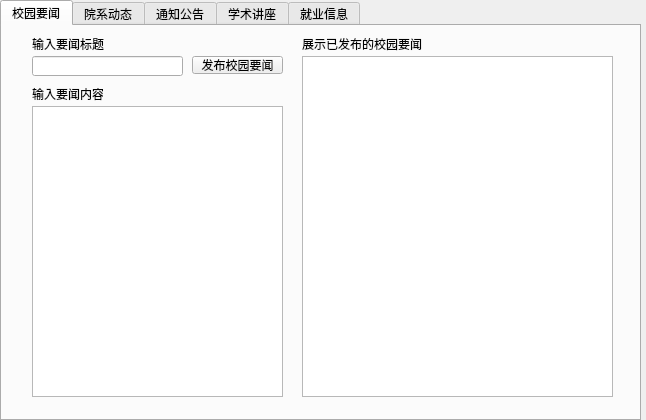
<?xml version="1.0" encoding="UTF-8"?>
<ui version="4.0">
 <class>CampusInfoWidget</class>
 <widget class="QWidget" name="CampusInfoWidget">
  <property name="geometry">
   <rect>
    <x>0</x>
    <y>0</y>
    <width>646</width>
    <height>420</height>
   </rect>
  </property>
  <property name="windowTitle">
   <string>Form</string>
  </property>
  <widget class="QTabWidget" name="tabWidget">
   <property name="geometry">
    <rect>
     <x>0</x>
     <y>0</y>
     <width>641</width>
     <height>421</height>
    </rect>
   </property>
   <property name="currentIndex">
    <number>0</number>
   </property>
   <widget class="QWidget" name="tabCampusNews">
    <attribute name="title">
     <string>校园要闻</string>
    </attribute>
    <widget class="QLineEdit" name="leCampusNewsTitle">
     <property name="geometry">
      <rect>
       <x>30</x>
       <y>30</y>
       <width>151</width>
       <height>20</height>
      </rect>
     </property>
    </widget>
    <widget class="QLabel" name="label">
     <property name="geometry">
      <rect>
       <x>30</x>
       <y>10</y>
       <width>81</width>
       <height>16</height>
      </rect>
     </property>
     <property name="text">
      <string>输入要闻标题</string>
     </property>
    </widget>
    <widget class="QTextEdit" name="teCampusNewsContent">
     <property name="geometry">
      <rect>
       <x>30</x>
       <y>80</y>
       <width>251</width>
       <height>291</height>
      </rect>
     </property>
    </widget>
    <widget class="QLabel" name="label_2">
     <property name="geometry">
      <rect>
       <x>30</x>
       <y>60</y>
       <width>71</width>
       <height>16</height>
      </rect>
     </property>
     <property name="text">
      <string>输入要闻内容</string>
     </property>
    </widget>
    <widget class="QPushButton" name="btnAddCampusNews">
     <property name="geometry">
      <rect>
       <x>190</x>
       <y>30</y>
       <width>91</width>
       <height>18</height>
      </rect>
     </property>
     <property name="text">
      <string>发布校园要闻</string>
     </property>
    </widget>
    <widget class="QListWidget" name="lwCampusNewsList">
     <property name="geometry">
      <rect>
       <x>300</x>
       <y>30</y>
       <width>311</width>
       <height>341</height>
      </rect>
     </property>
    </widget>
    <widget class="QLabel" name="label_3">
     <property name="geometry">
      <rect>
       <x>300</x>
       <y>10</y>
       <width>201</width>
       <height>16</height>
      </rect>
     </property>
     <property name="text">
      <string>展示已发布的校园要闻</string>
     </property>
    </widget>
   </widget>
   <widget class="QWidget" name="tabDeptNews">
    <attribute name="title">
     <string>院系动态</string>
    </attribute>
    <widget class="QComboBox" name="cbxDept">
     <property name="geometry">
      <rect>
       <x>20</x>
       <y>30</y>
       <width>181</width>
       <height>22</height>
      </rect>
     </property>
    </widget>
    <widget class="QLabel" name="label_4">
     <property name="geometry">
      <rect>
       <x>20</x>
       <y>10</y>
       <width>131</width>
       <height>16</height>
      </rect>
     </property>
     <property name="text">
      <string>选择院系</string>
     </property>
    </widget>
    <widget class="QLabel" name="label_5">
     <property name="geometry">
      <rect>
       <x>20</x>
       <y>60</y>
       <width>131</width>
       <height>16</height>
      </rect>
     </property>
     <property name="text">
      <string>输入院系动态标题</string>
     </property>
    </widget>
    <widget class="QLabel" name="label_6">
     <property name="geometry">
      <rect>
       <x>20</x>
       <y>112</y>
       <width>111</width>
       <height>20</height>
      </rect>
     </property>
     <property name="text">
      <string>输入院系动态内容</string>
     </property>
    </widget>
    <widget class="QLineEdit" name="leDeptNewsTitle">
     <property name="geometry">
      <rect>
       <x>20</x>
       <y>80</y>
       <width>121</width>
       <height>20</height>
      </rect>
     </property>
    </widget>
    <widget class="QTextEdit" name="teDeptNewsContent">
     <property name="geometry">
      <rect>
       <x>20</x>
       <y>130</y>
       <width>221</width>
       <height>251</height>
      </rect>
     </property>
    </widget>
    <widget class="QPushButton" name="btnAddDeptNews">
     <property name="geometry">
      <rect>
       <x>150</x>
       <y>80</y>
       <width>91</width>
       <height>18</height>
      </rect>
     </property>
     <property name="text">
      <string>发布院系动态</string>
     </property>
    </widget>
    <widget class="QLabel" name="label_7">
     <property name="geometry">
      <rect>
       <x>280</x>
       <y>10</y>
       <width>161</width>
       <height>21</height>
      </rect>
     </property>
     <property name="text">
      <string>展示已发布的院系动态</string>
     </property>
    </widget>
    <widget class="QListWidget" name="lwDeptNewsList">
     <property name="geometry">
      <rect>
       <x>270</x>
       <y>30</y>
       <width>351</width>
       <height>351</height>
      </rect>
     </property>
    </widget>
   </widget>
   <widget class="QWidget" name="tabNotice">
    <attribute name="title">
     <string>通知公告</string>
    </attribute>
    <widget class="QRadioButton" name="rbtnImportant">
     <property name="geometry">
      <rect>
       <x>20</x>
       <y>30</y>
       <width>81</width>
       <height>16</height>
      </rect>
     </property>
     <property name="text">
      <string>重要事项</string>
     </property>
    </widget>
    <widget class="QRadioButton" name="rbtnPolicy">
     <property name="geometry">
      <rect>
       <x>130</x>
       <y>30</y>
       <width>91</width>
       <height>16</height>
      </rect>
     </property>
     <property name="text">
      <string>政策变更</string>
     </property>
    </widget>
    <widget class="QPushButton" name="btnAddNotice">
     <property name="geometry">
      <rect>
       <x>165</x>
       <y>70</y>
       <width>71</width>
       <height>20</height>
      </rect>
     </property>
     <property name="text">
      <string>发布通知公告</string>
     </property>
    </widget>
    <widget class="QListWidget" name="lwNoticeList">
     <property name="geometry">
      <rect>
       <x>260</x>
       <y>80</y>
       <width>351</width>
       <height>301</height>
      </rect>
     </property>
    </widget>
    <widget class="QLabel" name="label_8">
     <property name="geometry">
      <rect>
       <x>260</x>
       <y>40</y>
       <width>201</width>
       <height>21</height>
      </rect>
     </property>
     <property name="text">
      <string>展示已发布的通知公告</string>
     </property>
    </widget>
    <widget class="QLineEdit" name="leNoticeTitle">
     <property name="geometry">
      <rect>
       <x>12</x>
       <y>70</y>
       <width>141</width>
       <height>20</height>
      </rect>
     </property>
    </widget>
    <widget class="QTextEdit" name="teNoticeContent">
     <property name="geometry">
      <rect>
       <x>10</x>
       <y>120</y>
       <width>231</width>
       <height>251</height>
      </rect>
     </property>
    </widget>
    <widget class="QLabel" name="label_9">
     <property name="geometry">
      <rect>
       <x>20</x>
       <y>50</y>
       <width>111</width>
       <height>16</height>
      </rect>
     </property>
     <property name="text">
      <string>输入通知标题</string>
     </property>
    </widget>
    <widget class="QLabel" name="label_10">
     <property name="geometry">
      <rect>
       <x>10</x>
       <y>100</y>
       <width>131</width>
       <height>16</height>
      </rect>
     </property>
     <property name="text">
      <string>输入通知内容</string>
     </property>
    </widget>
   </widget>
   <widget class="QWidget" name="tabLecture">
    <attribute name="title">
     <string>学术讲座</string>
    </attribute>
    <widget class="QLineEdit" name="leLectureTitle">
     <property name="geometry">
      <rect>
       <x>20</x>
       <y>40</y>
       <width>161</width>
       <height>20</height>
      </rect>
     </property>
    </widget>
    <widget class="QLineEdit" name="leLectureSpeaker">
     <property name="geometry">
      <rect>
       <x>200</x>
       <y>40</y>
       <width>141</width>
       <height>20</height>
      </rect>
     </property>
    </widget>
    <widget class="QLabel" name="label_11">
     <property name="geometry">
      <rect>
       <x>20</x>
       <y>20</y>
       <width>121</width>
       <height>16</height>
      </rect>
     </property>
     <property name="text">
      <string>输入讲座标题</string>
     </property>
    </widget>
    <widget class="QLabel" name="label_12">
     <property name="geometry">
      <rect>
       <x>200</x>
       <y>20</y>
       <width>141</width>
       <height>16</height>
      </rect>
     </property>
     <property name="text">
      <string>输入讲座主讲人</string>
     </property>
    </widget>
    <widget class="QTimeEdit" name="deLectureDate">
     <property name="geometry">
      <rect>
       <x>350</x>
       <y>40</y>
       <width>118</width>
       <height>22</height>
      </rect>
     </property>
    </widget>
    <widget class="QLabel" name="label_13">
     <property name="geometry">
      <rect>
       <x>350</x>
       <y>20</y>
       <width>121</width>
       <height>16</height>
      </rect>
     </property>
     <property name="text">
      <string>选择讲座日期</string>
     </property>
    </widget>
    <widget class="QLabel" name="label_14">
     <property name="geometry">
      <rect>
       <x>20</x>
       <y>70</y>
       <width>161</width>
       <height>16</height>
      </rect>
     </property>
     <property name="text">
      <string>输入讲座详情</string>
     </property>
    </widget>
    <widget class="QTextEdit" name="teLectureContent">
     <property name="geometry">
      <rect>
       <x>20</x>
       <y>90</y>
       <width>241</width>
       <height>281</height>
      </rect>
     </property>
    </widget>
    <widget class="QPushButton" name="btnAddLecture">
     <property name="geometry">
      <rect>
       <x>480</x>
       <y>40</y>
       <width>131</width>
       <height>21</height>
      </rect>
     </property>
     <property name="text">
      <string>发布讲座信息</string>
     </property>
    </widget>
    <widget class="QPushButton" name="btnSignUpLecture">
     <property name="geometry">
      <rect>
       <x>290</x>
       <y>80</y>
       <width>121</width>
       <height>21</height>
      </rect>
     </property>
     <property name="text">
      <string>讲座报名</string>
     </property>
    </widget>
    <widget class="QLabel" name="lblSignUpStatus">
     <property name="geometry">
      <rect>
       <x>430</x>
       <y>80</y>
       <width>131</width>
       <height>16</height>
      </rect>
     </property>
     <property name="text">
      <string>显示报名状态</string>
     </property>
    </widget>
    <widget class="QListWidget" name="lwLectureList">
     <property name="geometry">
      <rect>
       <x>280</x>
       <y>130</y>
       <width>341</width>
       <height>241</height>
      </rect>
     </property>
    </widget>
    <widget class="QLabel" name="label_15">
     <property name="geometry">
      <rect>
       <x>280</x>
       <y>110</y>
       <width>211</width>
       <height>16</height>
      </rect>
     </property>
     <property name="text">
      <string>展示已发布的讲座信息</string>
     </property>
    </widget>
   </widget>
   <widget class="QWidget" name="tabEmployment">
    <attribute name="title">
     <string>就业信息</string>
    </attribute>
    <widget class="QRadioButton" name="rbtnRecruitment">
     <property name="geometry">
      <rect>
       <x>20</x>
       <y>30</y>
       <width>111</width>
       <height>21</height>
      </rect>
     </property>
     <property name="text">
      <string>招聘会</string>
     </property>
    </widget>
    <widget class="QRadioButton" name="rbtnInternship">
     <property name="geometry">
      <rect>
       <x>151</x>
       <y>30</y>
       <width>101</width>
       <height>21</height>
      </rect>
     </property>
     <property name="text">
      <string>实习机会</string>
     </property>
    </widget>
    <widget class="QLineEdit" name="leEmploymentTitle">
     <property name="geometry">
      <rect>
       <x>10</x>
       <y>80</y>
       <width>131</width>
       <height>20</height>
      </rect>
     </property>
    </widget>
    <widget class="QLineEdit" name="leEmploymentCompany">
     <property name="geometry">
      <rect>
       <x>150</x>
       <y>80</y>
       <width>131</width>
       <height>20</height>
      </rect>
     </property>
    </widget>
    <widget class="QLabel" name="label_16">
     <property name="geometry">
      <rect>
       <x>10</x>
       <y>60</y>
       <width>131</width>
       <height>16</height>
      </rect>
     </property>
     <property name="text">
      <string>输入就业信息标题</string>
     </property>
    </widget>
    <widget class="QLabel" name="label_17">
     <property name="geometry">
      <rect>
       <x>150</x>
       <y>60</y>
       <width>121</width>
       <height>16</height>
      </rect>
     </property>
     <property name="text">
      <string>输入企业名称</string>
     </property>
    </widget>
    <widget class="QPushButton" name="btnAddEmployment">
     <property name="geometry">
      <rect>
       <x>70</x>
       <y>360</y>
       <width>151</width>
       <height>18</height>
      </rect>
     </property>
     <property name="text">
      <string>发布就业信息</string>
     </property>
    </widget>
    <widget class="QTextEdit" name="teEmploymentContent">
     <property name="geometry">
      <rect>
       <x>13</x>
       <y>125</y>
       <width>271</width>
       <height>221</height>
      </rect>
     </property>
    </widget>
    <widget class="QLabel" name="label_18">
     <property name="geometry">
      <rect>
       <x>10</x>
       <y>110</y>
       <width>111</width>
       <height>16</height>
      </rect>
     </property>
     <property name="text">
      <string>输入就业信息详情</string>
     </property>
    </widget>
    <widget class="QListWidget" name="lwEmploymentList">
     <property name="geometry">
      <rect>
       <x>310</x>
       <y>70</y>
       <width>301</width>
       <height>301</height>
      </rect>
     </property>
    </widget>
    <widget class="QLabel" name="label_19">
     <property name="geometry">
      <rect>
       <x>310</x>
       <y>40</y>
       <width>191</width>
       <height>21</height>
      </rect>
     </property>
     <property name="text">
      <string>展示已发布的就业信息</string>
     </property>
    </widget>
   </widget>
  </widget>
 </widget>
 <resources/>
 <connections/>
</ui>
